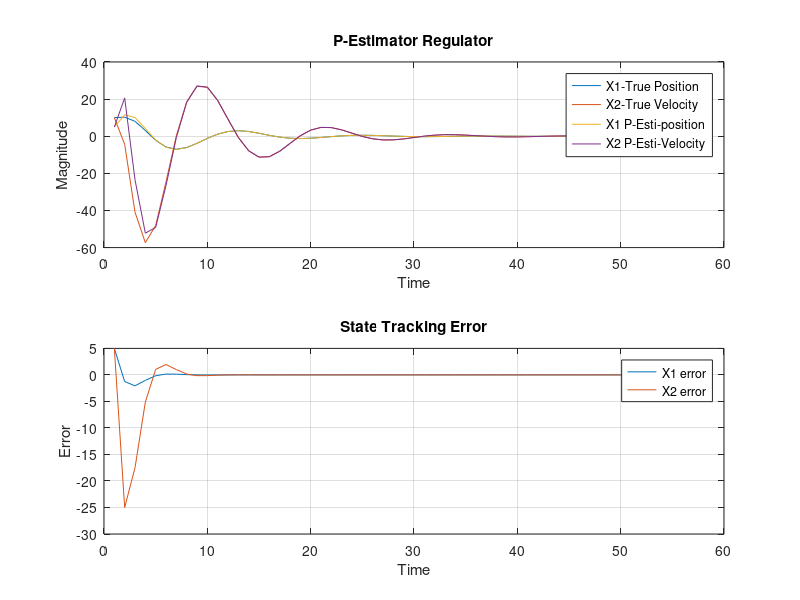
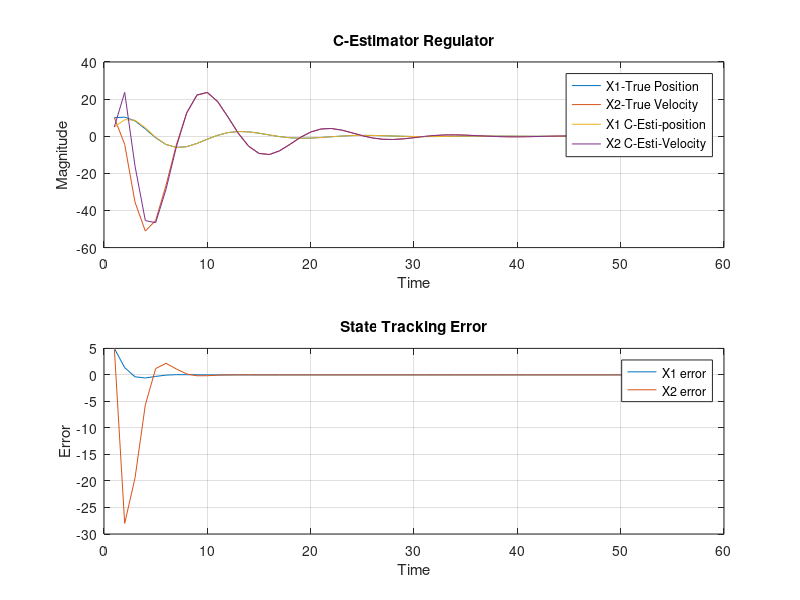
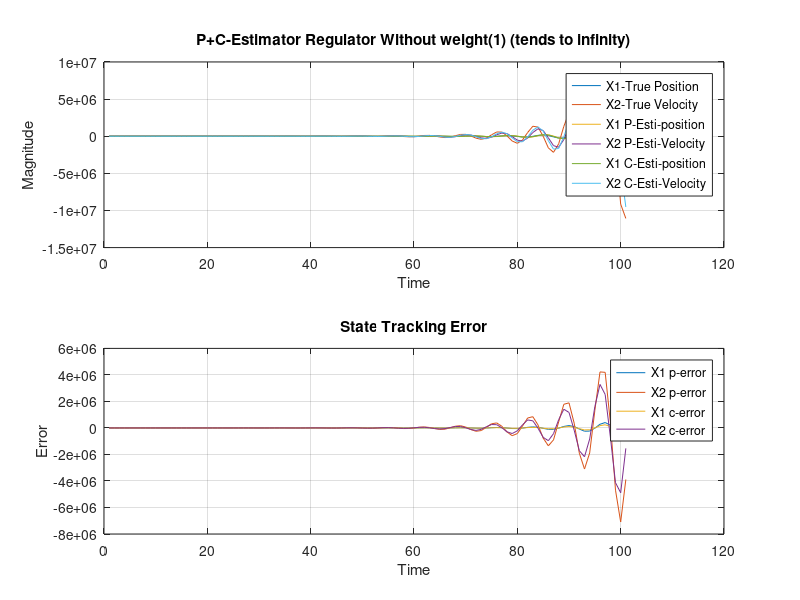
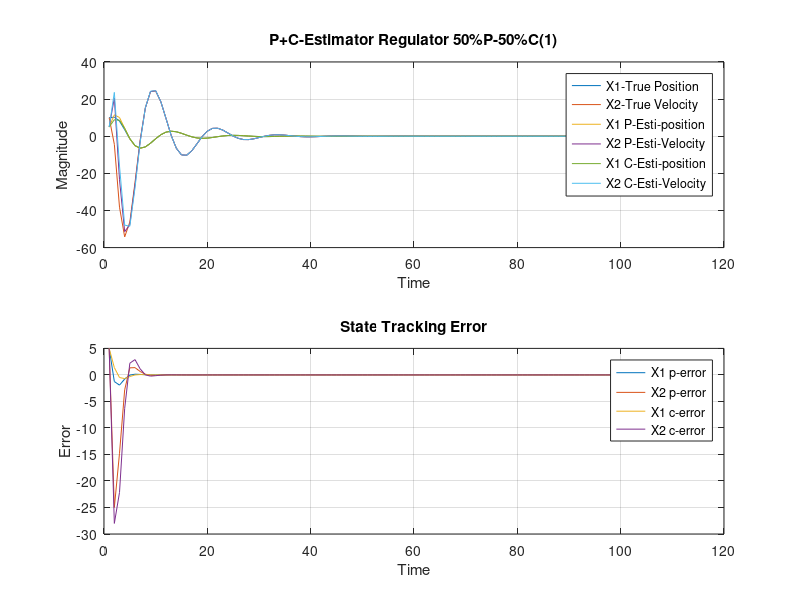

These figures' MATLAB source, in order:
clear all;
close all;
clc;

K = [25 3.75];

Phi = [ 1 0.1; 0 1];
gamma = [0.005 ; 0.1];
H=[1 0];
Lp = [1.35; 6.0003];
Lc=[0.75; 6.0003];
J=[0];

P_Est_Q = [Phi -gamma*K; 
           Lp*H Phi-gamma*K-Lp*H];
Peig=eig(P_Est_Q)

T=0.1;
SYS=ss(P_Est_Q,[gamma; gamma],[H H],J,T);
Tfinal=5;


[Y,T,X1]=initial(SYS,[10 10 5 5]',Tfinal);

figure(1)
subplot(2,1,1)
plot(X1(:,1));
hold on
plot(X1(:,2));
hold on
plot(X1(:,3));
hold on
plot(X1(:,4));
hold on
grid on
title('P-Estimator Regulator');
xlabel('Time');
ylabel('Magnitude');
legend('X1-True Position','X2-True Velocity','X1 P-Esti-position','X2 P-Esti-Velocity','location','best');

subplot(2,1,2)
plot(X1(:,1)-X1(:,3));
hold on
plot(X1(:,2)-X1(:,4));
grid on
title('State Tracking Error');
xlabel('Time');
ylabel('Error');
legend('X1 error','X2 error');


C_Est_Q = [Phi -gamma*K; 
           Lc*H*Phi Phi-gamma*K-Lc*H*Phi];
Ceig=eig(C_Est_Q)



T=0.1;
SYS=ss(C_Est_Q,[gamma; gamma],[H H],J,T);
Tfinal=5;


[Y,T,X2]=initial(SYS,[10 10 5 5]',Tfinal);

figure(2)
subplot(2,1,1)
plot(X2(:,1));
hold on
plot(X2(:,2));
hold on
plot(X2(:,3));
hold on
plot(X2(:,4));
hold on
grid on
title('C-Estimator Regulator');
xlabel('Time');
ylabel('Magnitude');
legend('X1-True Position','X2-True Velocity','X1 C-Esti-position','X2 C-Esti-Velocity','location','best');

subplot(2,1,2)
plot(X2(:,1)-X2(:,3));
hold on
plot(X2(:,2)-X2(:,4));
grid on
title('State Tracking Error');
xlabel('Time');
ylabel('Error');
legend('X1 error','X2 error');



PnC_Est_Q =[Phi -gamma*K -gamma*K; 
            Lp*H Phi-gamma*K-Lp*H [0 0; 0 0]; 
            Lc*H*Phi [0 0; 0 0] Phi-gamma*K-Lc*H*Phi ]; 



T=0.1;
SYS=ss(PnC_Est_Q,[gamma; gamma; gamma],[H H H],J,T);
Tfinal=10;


[Y,T,X3]=initial(SYS,[10 10 5 5 5 5]',Tfinal);


figure(3)
subplot(2,1,1)
plot(X3(:,1));
hold on
plot(X3(:,2));
hold on
plot(X3(:,3));
hold on
plot(X3(:,4));
hold on
plot(X3(:,5));
hold on
plot(X3(:,6))
grid on
title('P+C-Estimator Regulator Without weight(1) (tends to infinity)');
xlabel('Time');
ylabel('Magnitude');
legend('X1-True Position','X2-True Velocity','X1 P-Esti-position','X2 P-Esti-Velocity','X1 C-Esti-position','X2 C-Esti-Velocity','location','best');


subplot(2,1,2)
plot(X3(:,1)-X3(:,3));
hold on
plot(X3(:,2)-X3(:,4));
hold on
plot(X3(:,1)-X3(:,5));
hold on
plot(X3(:,2)-X3(:,6));
grid on
title('State Tracking Error');
xlabel('Time');
ylabel('Error');
legend('X1 p-error','X2 p-error','X1 c-error','X2 c-error');

% 50-50

PnC_Est_Q =[Phi -gamma*K/2 -gamma*K/2; 
            Lp*H Phi-gamma*K-Lp*H [0 0; 0 0]; 
            Lc*H*Phi [0 0; 0 0] Phi-gamma*K-Lc*H*Phi ]; 



T=0.1;
SYS=ss(PnC_Est_Q,[gamma; gamma; gamma],[H H H],J,T);
Tfinal=10;


[Y,T,X4]=initial(SYS,[10 10 5 5 5 5]',Tfinal);


figure(4)
subplot(2,1,1)
plot(X4(:,1));
hold on
plot(X4(:,2));
hold on
plot(X4(:,3));
hold on
plot(X4(:,4));
hold on
plot(X4(:,5));
hold on
plot(X4(:,6))
grid on
title('P+C-Estimator Regulator 50%P-50%C(1)');
xlabel('Time');
ylabel('Magnitude');
legend('X1-True Position','X2-True Velocity','X1 P-Esti-position','X2 P-Esti-Velocity','X1 C-Esti-position','X2 C-Esti-Velocity','location','best');


subplot(2,1,2)
plot(X4(:,1)-X4(:,3));
hold on
plot(X4(:,2)-X4(:,4));
hold on
plot(X4(:,1)-X4(:,5));
hold on
plot(X4(:,2)-X4(:,6));
grid on
title('State Tracking Error');
xlabel('Time');
ylabel('Error');
legend('X1 p-error','X2 p-error','X1 c-error','X2 c-error');


%30-70

PnC_Est_Q2 =[Phi -gamma*K*0.3 -gamma*K*0.7; 
            Lp*H Phi-gamma*K-Lp*H [0 0; 0 0]; 
            Lc*H*Phi [0 0; 0 0] Phi-gamma*K-Lc*H*Phi ]; 



T=0.1;
SYS=ss(PnC_Est_Q2,[gamma; gamma; gamma],[H H H],J,T);
Tfinal=10;


[Y,T,X5]=initial(SYS,[10 10 5 5 5 5]',Tfinal);


figure(5)
subplot(2,1,1)
plot(X5(:,1));
hold on
plot(X5(:,2));
hold on
plot(X5(:,3));
hold on
plot(X5(:,4));
hold on
plot(X5(:,5));
hold on
plot(X5(:,6))
grid on
title('P+C-Estimator Regulator 30%P-70%C(3)');
xlabel('Time');
ylabel('Magnitude');
legend('X1-True Position','X2-True Velocity','X1 P-Esti-position','X2 P-Esti-Velocity','X1 C-Esti-position','X2 C-Esti-Velocity','location','best');

subplot(2,1,2)
plot(X5(:,1)-X5(:,3));
hold on
plot(X5(:,2)-X5(:,4));
hold on
plot(X5(:,1)-X5(:,5));
hold on
plot(X5(:,2)-X5(:,6));
grid on
title('State Tracking Error');
xlabel('Time');
ylabel('Error');
legend('X1 p-error','X2 p-error','X1 c-error','X2 c-error');

